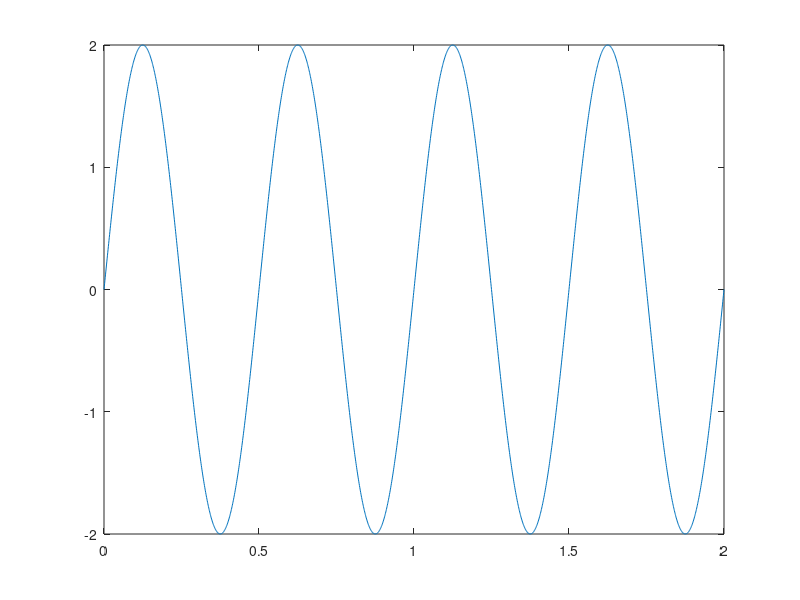

Recreate this plot in MATLAB. (Note: this script raises an error after producing the figure.)
%% a)
% x(t) = 2sin(4pi*t)
% T = 1/2
% f = 1/T = 2
% A = 2
T = 1/2;
T_a = 1/1000;
t = 0:T_a:4*T;
x = 2*sin(4*pi*t);
plot(t, x);

p = potencia(x, T_a, T)

%% b)
% y(t) = sin(10pi*t + pi/2)
% T = 1/5
% f = 1/T = 5
% A = 1

T = 1/5;
T_a = 1/1000;
t = 0:T_a:4*T;
y = sin(10*pi*t + pi/2);
plot(t, y);


%% c)
% p(t) = sin(20pi*t + 70pi/180) + sin(20pi*t + 200pi/180)
% T = 1/10
% f = 1/T = 10

T = 1/10;
T_a = 1/1000;
t = 0:T_a:4*T;
p = sin(20*pi*t + 70*pi/180) + sin(20*pi*t + 200*pi/180);
plot(t, p);

A = max(p)

p = potencia(p, T_a, T)

%% d)
% z(t) = sin(6pi*t) + sin(8pi*t)
% T = ?
% f = 1/T = ?
% A = 1

T = 1; % 1/gcd das sinusoides
T_a = 1/1000;
t = 0:T_a:4*T;
z = sin(6*pi*t) + sin(8*pi*t);

plot(t, z);
grid on

A = max(z)

p = potencia(z, T_a, T)

%% e)
% w(t) = sin(6*pi*t) + sin(8*pi*t + 0.1)
% T = ?
% f = 1/T = ?
% A = 1

T = 1; % 1/gcd das sinusoides
T_a = 1/1000;
t = 0:T_a:4*T;
w = sin(6*pi*t) + sin(8*pi*t + 0.1);

plot(t, w);
grid on

A = max(w)

p = potencia(w, T_a, T)

%% f)
% q(t) = sin(6*pi*t) + sin(7*pi*t) + sin(8*pi*t)
% T = ?
% f = 1/T = ?
% A = 1

T = 2; % 1/gcd das sinusoides
T_a = 1/1000;
t = 0:T_a:4*T;
q = sin(6*pi*t) + sin(7*pi*t) + sin(8*pi*t);

plot(t, q);
grid on

A = max(q)

p = potencia(q, T_a, T)